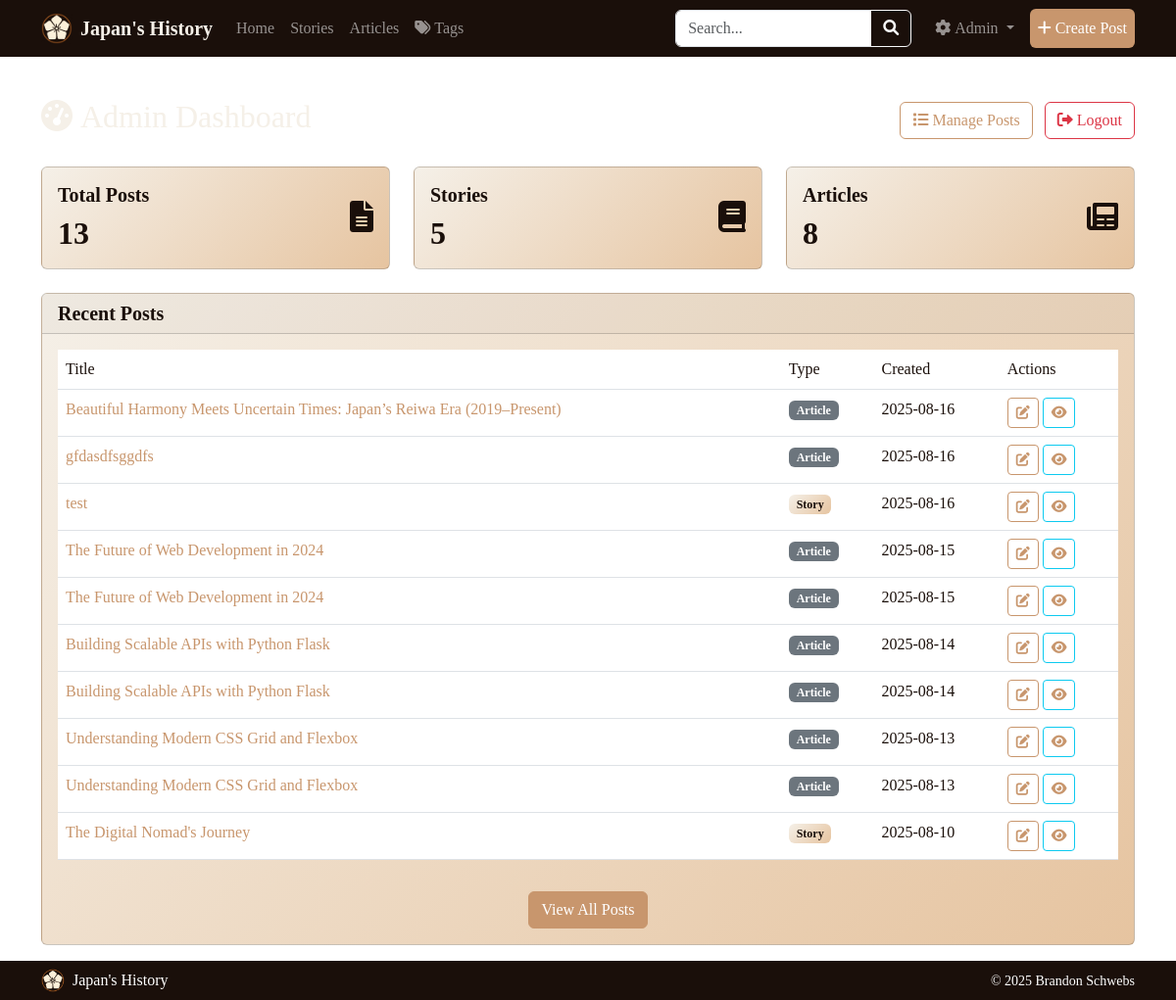
/admin (signed in), run on an earlier commit of the app's database.
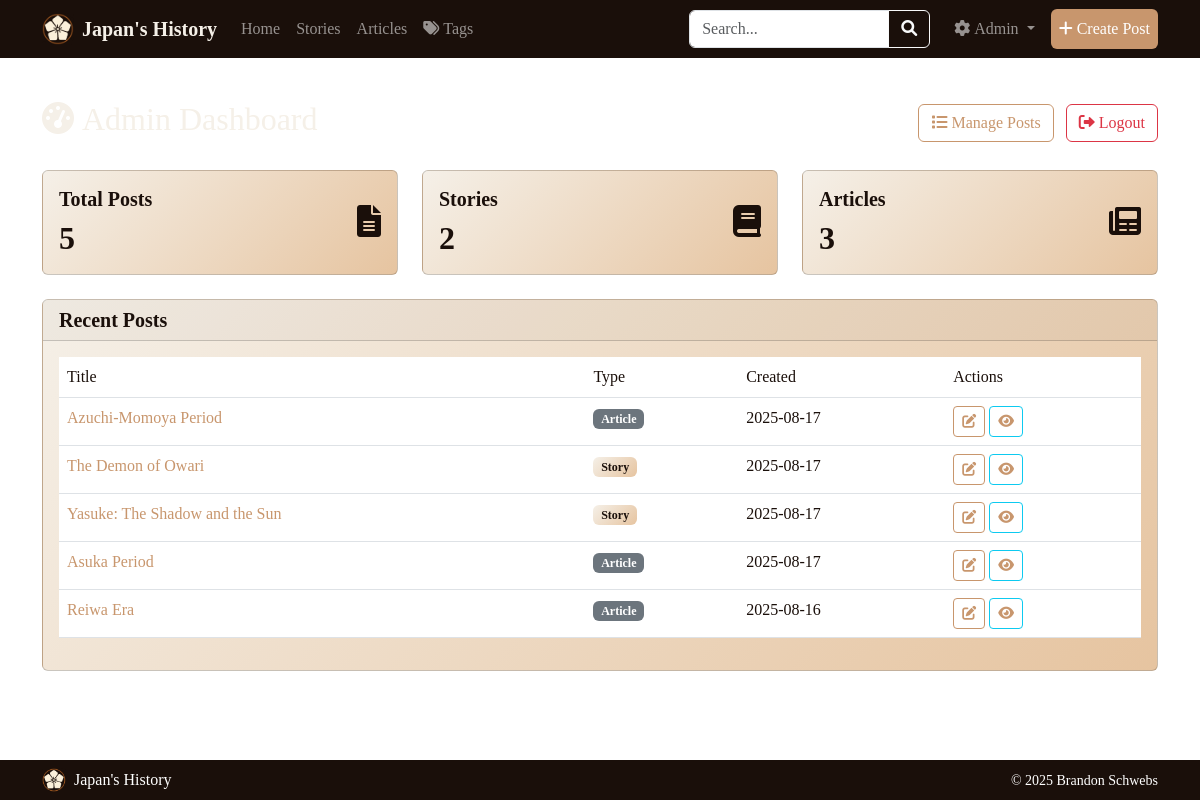
And on a later commit of the database.
### tables this page shows
CREATE TABLE posts (
            id INTEGER PRIMARY KEY AUTOINCREMENT,
            title TEXT NOT NULL,
            content TEXT NOT NULL,
            excerpt TEXT,
            image_filename TEXT,
            post_type TEXT NOT NULL DEFAULT 'article',
            created_at TIMESTAMP DEFAULT CURRENT_TIMESTAMP,
            updated_at TIMESTAMP DEFAULT CURRENT_TIMESTAMP
        , featured BOOLEAN DEFAULT 0, slug TEXT, image_position_x TEXT DEFAULT "center", image_position_y TEXT DEFAULT "center");

### routes/admin.py (the view)
@admin.route('/admin')
@admin_required
def admin_dashboard():
    posts = PostModel.get_all_posts()
    stats = AdminModel.get_post_statistics()
    return render_template('admin/dashboard.html', posts=posts, stats=stats)

### forms.py
class SearchForm(FlaskForm):
    query = StringField('Search', validators=[Length(max=200)], render_kw={"placeholder": "Search posts..."})
    submit = SubmitField('Search')

### models.py (called while the page is built)
def get_db():
    db = getattr(g, '_database', None)
    if db is None:
        db = g._database = sqlite3.connect(current_app.config['DATABASE'])
        db.row_factory = sqlite3.Row
    return db

    @staticmethod
    def get_all_posts(limit=None):
        db = get_db()
        query = 'SELECT * FROM posts ORDER BY created_at DESC'
        if limit:
            query += f' LIMIT {limit}'
        return db.execute(query).fetchall()

    @staticmethod
    def get_post_statistics():
        db = get_db()
        posts = PostModel.get_all_posts()
        return {
            'total_posts': len(posts),
            'total_stories': len([p for p in posts if p['post_type'] == 'story']),
            'total_articles': len([p for p in posts if p['post_type'] == 'article'])
        }

### routes/main.py (called while the page is built)
@main.app_context_processor
def inject_admin_status():
    return {'is_admin_logged_in': is_admin_logged_in()}

### routes/search.py (called while the page is built)
@search.app_context_processor
def inject_search_form():
    return {'search_form': SearchForm(), 'is_admin_logged_in': is_admin_logged_in()}

### utils.py (called while the page is built)
def admin_required(f):
    @wraps(f)
    def decorated_function(*args, **kwargs):
        if not session.get('admin_logged_in'):
            flash('Admin access required.', 'error')
            return redirect(url_for('auth.admin_login'))
        return f(*args, **kwargs)
    return decorated_function

def is_admin_logged_in():
    return session.get('admin_logged_in', False)

### templates/admin/dashboard.html (shortened to what this page needs)
{% extends "base.html" %}
{% block content %}
<div class="row">
    <div class="col-12">
        <div class="d-flex justify-content-between align-items-center mb-4">
            <h2><i class="fas fa-tachometer-alt me-2"></i>Admin Dashboard</h2>
            <div>
                <a href="{{ url_for('admin.admin_posts') }}" class="btn btn-outline-primary me-2">
                    <i class="fas fa-list me-1"></i>Manage Posts
                </a>
                <a href="{{ url_for('auth.admin_logout') }}" class="btn btn-outline-danger">
                    <i class="fas fa-sign-out-alt me-1"></i>Logout
                </a>
            </div>
        </div>
    </div>
</div>
<div class="row mb-4">
    <div class="col-md-4">
        <div class="card bg-primary text-white">
            <div class="card-body">
                <div class="d-flex align-items-center">
                    <div class="flex-grow-1">
                        <h5 class="card-title">Total Posts</h5>
                        <h2 class="mb-0">{{ stats.total_posts }}</h2>
                    </div>
                    <div class="flex-shrink-0">
                        <i class="fas fa-file-alt fa-2x"></i>
                    </div>
                </div>
            </div>
        </div>
    </div>
    <div class="col-md-4">
        <div class="card bg-success text-white">
            <div class="card-body">
                <div class="d-flex align-items-center">
                    <div class="flex-grow-1">
                        <h5 class="card-title">Stories</h5>
                        <h2 class="mb-0">{{ stats.total_stories }}</h2>
                    </div>
                    <div class="flex-shrink-0">
                        <i class="fas fa-book fa-2x"></i>
                    </div>
                </div>
            </div>
        </div>
    </div>
    <div class="col-md-4">
        <div class="card bg-info text-white">
            <div class="card-body">
                <div class="d-flex align-items-center">
                    <div class="flex-grow-1">
                        <h5 class="card-title">Articles</h5>
                        <h2 class="mb-0">{{ stats.total_articles }}</h2>
                    </div>
                    <div class="flex-shrink-0">
                        <i class="fas fa-newspaper fa-2x"></i>
                    </div>
                </div>
            </div>
        </div>
    </div>
</div>
<div class="row">
    <div class="col-12">
        <div class="card">
            <div class="card-header">
                <h5 class="mb-0">Recent Posts</h5>
            </div>
            <div class="card-body">
                {% if posts %}
                    <div class="table-responsive">
                        <table class="table table-hover">
                            <thead>
                                <tr>
                                    <th>Title</th>
                                    <th>Type</th>
                                    <th>Created</th>
                                    <th>Actions</th>
                                </tr>
                            </thead>
                            <tbody>
                                {% for post in posts[:10] %}
                                <tr>
                                    <td>
                                        <a href="{{ url_for('posts.view_post_by_slug', slug=post.slug) if post.slug else url_for('posts.view_post', post_id=post.id) }}" class="text-decoration-none">
                                            {{ post.title }}
                                        </a>
                                    </td>
                                    <td>
                                        <span class="badge bg-{{ 'primary' if post.post_type == 'story' else 'secondary' }}">
                                            {{ post.post_type.title() }}
                                        </span>
                                    </td>
                                    <td>{{ post.created_at[:10] }}</td>
                                    <td>
                                        <a href="{{ url_for('posts.edit_post', post_id=post.id) }}" class="btn btn-sm btn-outline-primary">
                                            <i class="fas fa-edit"></i>
                                        </a>
                                        <a href="{{ url_for('posts.view_post_by_slug', slug=post.slug) if post.slug else url_for('posts.view_post', post_id=post.id) }}" class="btn btn-sm btn-outline-info">
                                            <i class="fas fa-eye"></i>
                                        </a>
                                    </td>
                                </tr>
                                {% endfor %}
                            </tbody>
                        </table>
                    </div>
                    {% if posts|length > 10 %}
                        <div class="text-center mt-3">
                            <a href="{{ url_for('admin.admin_posts') }}" class="btn btn-primary">
                                View All Posts
                            </a>
                        </div>
                    {% endif %}
                {% else %}
                    <p class="text-muted">No posts found.</p>
                {% endif %}
            </div>
        </div>
    </div>
</div>
{% endblock %}

### templates/base.html (shortened to what this page needs)
<!DOCTYPE html>
<html lang="en">
<head>
    <link href="https://cdn.jsdelivr.net/npm/bootstrap@5.3.0/dist/css/bootstrap.min.css" rel="stylesheet">
    <link href="https://cdnjs.cloudflare.com/ajax/libs/font-awesome/6.0.0/css/all.min.css" rel="stylesheet">
</head>
<body>
    <nav class="navbar navbar-expand-lg navbar-dark bg-dark fixed-top">
        <div class="container">
            <a class="navbar-brand d-flex align-items-center" href="{{ url_for('main.index') }}">
                <img src="{{ url_for('static', filename='img/Japanese History Blog Logo - Styled.png') }}" alt="Japan's History Logo" class="me-2" style="height: 32px; width: 32px;">
                Japan's History
            </a>
            <div class="collapse navbar-collapse" id="navbarNav">
                <ul class="navbar-nav me-auto">
                    <li class="nav-item">
                        <a class="nav-link" href="{{ url_for('main.index') }}">Home</a>
                    </li>
                    <li class="nav-item">
                        <a class="nav-link" href="{{ url_for('main.stories') }}">Stories</a>
                    </li>
                    <li class="nav-item">
                        <a class="nav-link" href="{{ url_for('main.articles') }}">Articles</a>
                    </li>
                    <li class="nav-item">
                        <a class="nav-link" href="{{ url_for('search.all_tags') }}">
                            <i class="fas fa-tags me-1"></i>Tags
                        </a>
                    </li>
                </ul>
                <form class="d-flex me-3" method="GET" action="{{ url_for('search.search_posts') }}">
                    <div class="input-group">
                        <input type="text" name="query" class="form-control" placeholder="Search..."
                               value="{{ request.args.get('query', '') }}" style="width: 200px;">
                        <button type="submit" class="btn btn-outline-light">
                            <i class="fas fa-search"></i>
                        </button>
                    </div>
                </form>
                <ul class="navbar-nav">
                    {% if is_admin_logged_in %}
                    <li class="nav-item dropdown">
                        <a class="nav-link dropdown-toggle" href="#" role="button" data-bs-toggle="dropdown">
                            <i class="fas fa-cog me-1"></i>Admin
                        </a>
                    </li>
                    {% else %}
                    <li class="nav-item">
                        <a class="nav-link" href="{{ url_for('auth.admin_login') }}">
                            <i class="fas fa-lock me-1"></i>Admin
                        </a>
                    </li>
                    {% endif %}
                    {% if is_admin_logged_in %}
                    <li class="nav-item">
                        <a class="nav-link btn btn-primary text-white ms-2" href="{{ url_for('posts.create_post') }}">
                            <i class="fas fa-plus me-1"></i>Create Post
                        </a>
                    </li>
                    {% endif %}
                </ul>
            </div>
        </div>
    </nav>
    <main class="content-section">
        <div class="container mt-4">
            {% block content %}{% endblock %}
        </div>
    </main>
    <footer class="bg-dark text-light py-2 mt-5 fixed-bottom">
        <div class="container">
            <div class="d-flex justify-content-between align-items-center">
                <div class="d-flex align-items-center">
                    <img src="{{ url_for('static', filename='img/Japanese History Blog Logo - Styled.png') }}" alt="Japan's History Logo" class="me-2" style="height: 24px; width: 24px;">
                    <span>Japan's History</span>
                </div>
                <div>
                    <small>&copy; 2025 Brandon Schwebs</small>
                </div>
            </div>
        </div>
    </footer>
</body>
</html>

What changed in the data, as far as the page shows it:
removed posts: title "gfdasdfsggdfs", post_type "Article", created_at "2025-08-16"
removed posts: title "test", post_type "Story", created_at "2025-08-16"
removed posts: title "The Future of Web Development in 2024", post_type "Article", created_at "2025-08-15"
removed posts: title "The Future of Web Development in 2024", post_type "Article", created_at "2025-08-15"
removed posts: title "Building Scalable APIs with Python Flask", post_type "Article", created_at "2025-08-14"
removed posts: title "Building Scalable APIs with Python Flask", post_type "Article", created_at "2025-08-14"
removed posts: title "Understanding Modern CSS Grid and Flexbox", post_type "Article", created_at "2025-08-13"
removed posts: title "Understanding Modern CSS Grid and Flexbox", post_type "Article", created_at "2025-08-13"
removed posts: title "The Digital Nomad's Journey", post_type "Story", created_at "2025-08-10"
added posts: title "Azuchi-Momoya Period", post_type "Article", created_at "2025-08-17"
added posts: title "The Demon of Owari", post_type "Story", created_at "2025-08-17"
added posts: title "Yasuke: The Shadow and the Sun", post_type "Story", created_at "2025-08-17"
added posts: title "Asuka Period", post_type "Article", created_at "2025-08-17"
changed posts: title "Beautiful Harmony Meets Uncertain Times: Japan’s Reiwa Era (2019–Present)" → "Reiwa Era"
Also different on the page:
{{ stats.total_posts }}: "13" → "5"
{{ stats.total_stories }}: "5" → "2"
{{ stats.total_articles }}: "8" → "3"
text no longer shown: "View All Posts"
